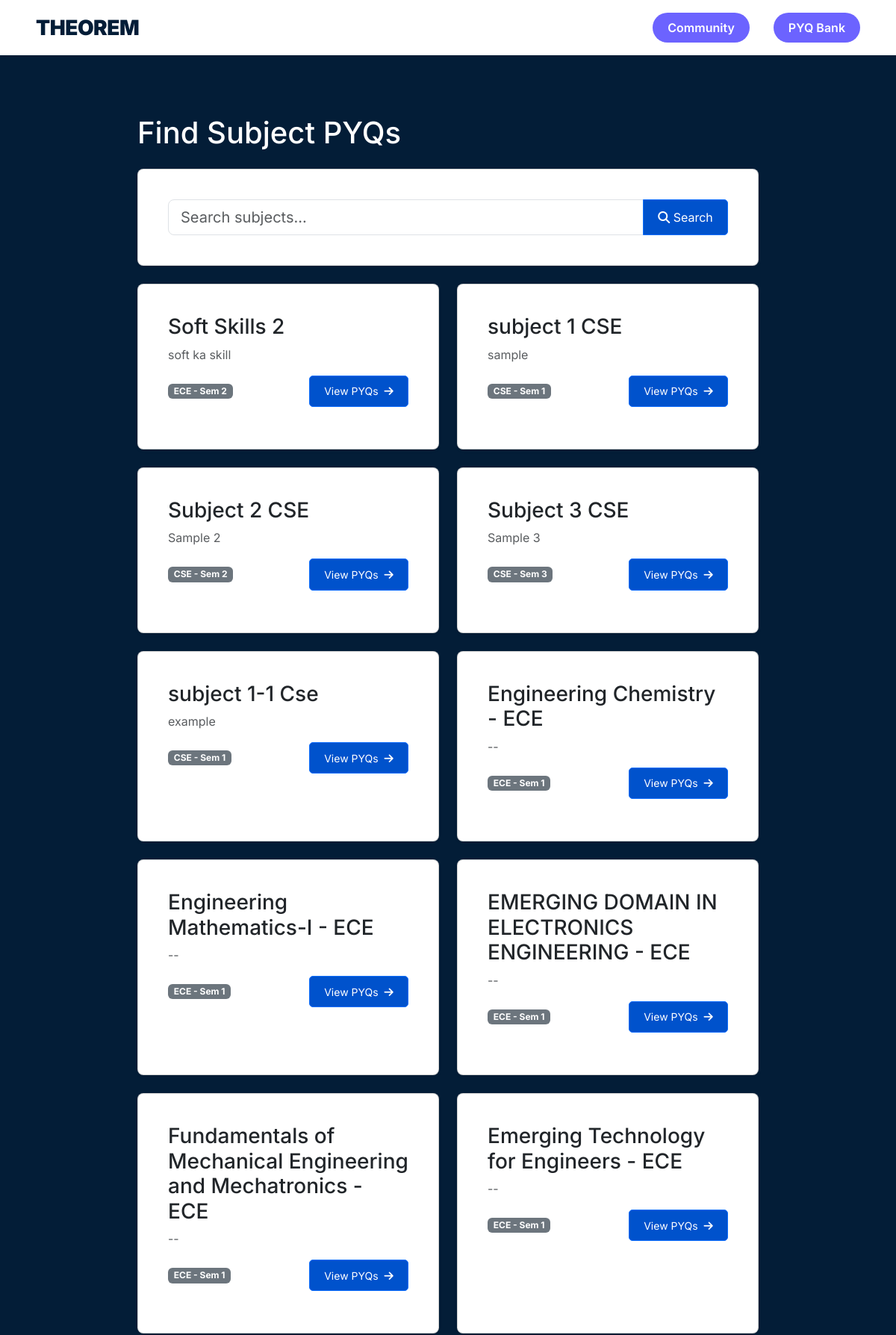
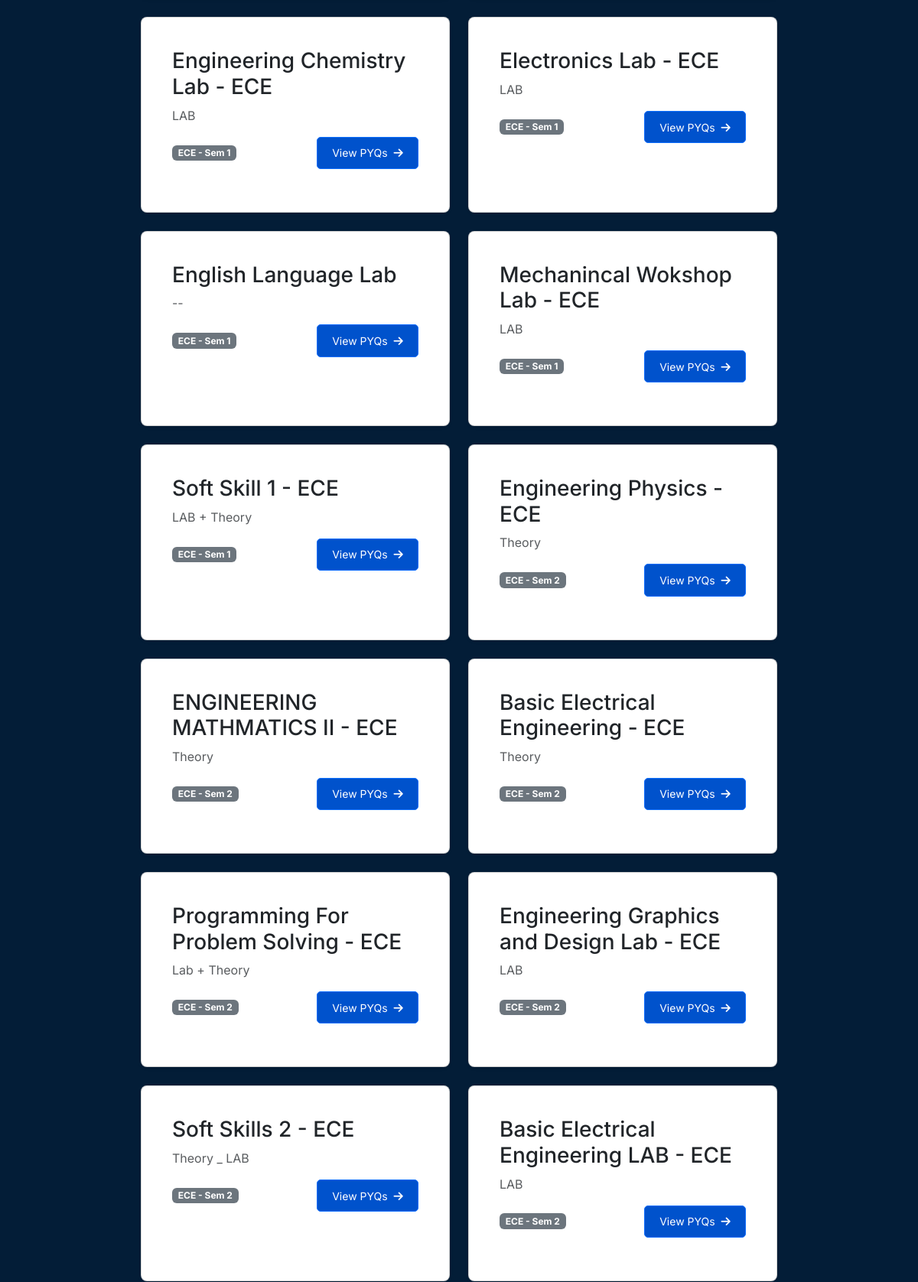
Page /students/subjects/ (upper part) on the committed database (2 pictures, top to bottom).
### students/models.py (models this page shows, shortened)
class Subject(models.Model):
    name = models.CharField(max_length=100)
    major = models.ForeignKey(Major, on_delete=models.CASCADE)
    semester = models.IntegerField()
    description = models.TextField()

class Major(models.Model):
    name = models.CharField(max_length=100)
    description = models.TextField()

### students/views.py (the view)
# urls.py: path('subjects/', views.subject_search, name='subject_search'),
def subject_search(request):
    query = request.GET.get('q', '')
    if query:
        subjects = Subject.objects.filter(
            Q(name__icontains=query) |
            Q(description__icontains=query)
        ).distinct()
    else:
        subjects = Subject.objects.all()
    return render(request, 'students/subject_search.html', {
        'subjects': subjects,
        'search_query': query
    })

### students/templates/students/subject_search.html
{% extends "students/layout.html" %}
{% block content %}
<div class="container py-5">
    <h1 class="mb-4">Find Subject PYQs</h1>
    <div class="card mb-4 shadow-sm">
        <div class="card-body">
            <form method="get" action="{% url 'subject_search' %}">
                <div class="input-group">
                    <input type="text"
                           class="form-control form-control-lg"
                           name="q"
                           value="{{ search_query }}"
                           placeholder="Search subjects...">
                    <button class="btn btn-primary" type="submit">
                        <i class="fas fa-search"></i> Search
                    </button>
                </div>
            </form>
        </div>
    </div>
    <div class="row">
        {% if subjects %}
            {% for subject in subjects %}
            <div class="col-md-6 mb-4">
                <div class="card h-100 shadow-sm">
                    <div class="card-body">
                        <h3>{{ subject.name }}</h3>
                        <p class="text-muted">{{ subject.description|truncatechars:150 }}</p>
                        <div class="d-flex justify-content-between align-items-center">
                            <span class="badge bg-secondary">
                                {{ subject.major.name }} - Sem {{ subject.semester }}
                            </span>
                            <a href="{% url 'subject_pyqs' subject.id %}"
                               class="btn btn-sm btn-outline-primary">
                                View PYQs <i class="fas fa-arrow-right ms-1"></i>
                            </a>
                        </div>
                    </div>
                </div>
            </div>
            {% endfor %}
        {% else %}
            <div class="col-12">
                <div class="alert alert-info">
                    No subjects found matching your search.
                </div>
            </div>
        {% endif %}
    </div>
</div>
{% endblock %}

### students/templates/students/layout.html (style rules this page uses)
body { margin: 0; font-family: 'Inter', sans-serif; background-color: #031d37; color: #212529; }
.container { max-width: 960px; margin: 0 auto; padding: 2rem; }
h1, h2 { color: #ffffff; }
.card { background-color: #ffffff; border-radius: 8px; padding: 1.5rem; margin-bottom: 1rem; box-shadow: 0 4px 8px rgba(0,0,0,0.05); }
.btn { background-color: #0052cc; color: white; padding: 0.6rem 1.2rem; text-decoration: none; border-radius: 5px; display: inline-block; transition: background-color 0.2s; }
:root { --primary-blue: #031d37; --accent-purple: #6c63ff; --dark-bg: #1a1a2e; --light-bg: #f8f9fa; }

### rows in the picture
Subject: name "Soft Skills 2", description "soft ka skill", major.name "ECE", semester "2"
Subject: name "subject 1 CSE", description "sample", major.name "CSE", semester "1"
Subject: name "Subject 2 CSE", description "Sample 2", major.name "CSE", semester "2"
Subject: name "Subject 3 CSE", description "Sample 3", major.name "CSE", semester "3"
Subject: name "subject 1-1 Cse", description "example", major.name "CSE", semester "1"
Subject: name "Engineering Chemistry - ECE", description "--", major.name "ECE", semester "1"
Subject: name "Engineering Mathematics-I - ECE", description "--", major.name "ECE", semester "1"
Subject: name "EMERGING DOMAIN IN ELECTRONICS ENGINEERING - ECE", description "--", major.name "ECE", semester "1"
Subject: name "Fundamentals of Mechanical Engineering and Mechatronics - ECE", description "--", major.name "ECE", semester "1"
Subject: name "Emerging Technology for Engineers - ECE", description "--", major.name "ECE", semester "1"
Subject: name "Engineering Chemistry Lab - ECE", description "LAB", major.name "ECE", semester "1"
Subject: name "Electronics Lab - ECE", description "LAB", major.name "ECE", semester "1"
Subject: name "English Language Lab", description "--", major.name "ECE", semester "1"
Subject: name "Mechanincal Wokshop Lab - ECE", description "LAB", major.name "ECE", semester "1"
Subject: name "Soft Skill 1 - ECE", description "LAB + Theory", major.name "ECE", semester "1"
Subject: name "Engineering Physics - ECE", description "Theory", major.name "ECE", semester "2"
Subject: name "ENGINEERING MATHMATICS II - ECE", description "Theory", major.name "ECE", semester "2"
Subject: name "Basic Electrical Engineering - ECE", description "Theory", major.name "ECE", semester "2"
Subject: name "Programming For Problem Solving - ECE", description "Lab + Theory", major.name "ECE", semester "2"
Subject: name "Engineering Graphics and Design Lab - ECE", description "LAB", major.name "ECE", semester "2"
Subject: name "Soft Skills 2 - ECE", description "Theory _ LAB", major.name "ECE", semester "2"
Subject: name "Basic Electrical Engineering LAB - ECE", description "LAB", major.name "ECE", semester "2"
